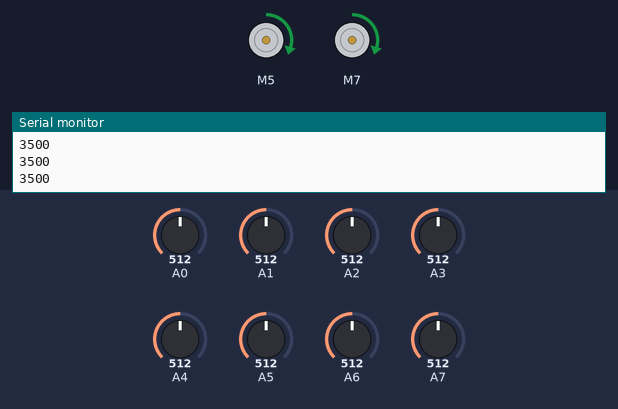
Bench run of a sketch on a simulated Arduino Nano, built with avr-gcc and run on an emulated ATmega328P. Shown: 2 × DC motor (green arrow = forward, orange = backward, longer = faster), the last lines printed to the serial monitor. The test bench sets the inputs (shaded band); at power-on: A7 = 512, A0 = 512, A1 = 512, A2 = 512, A3 = 512, A4 = 512, A5 = 512, A6 = 512.

Above: at 6.2 s.
6.3 s: A7 set to 958
7.8 s: A7 set to 984
At 8.9 s:
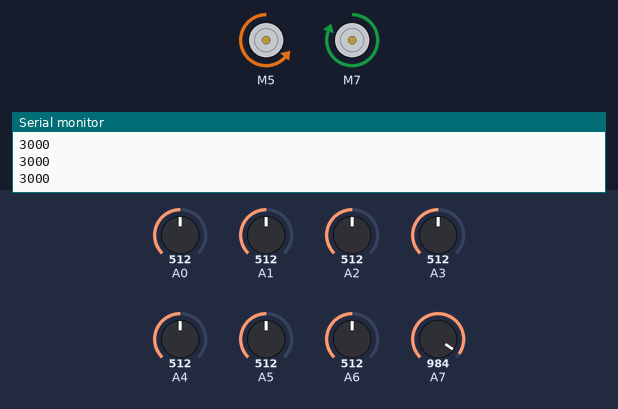
9.3 s: A7 set to 716
At 10.0 s:
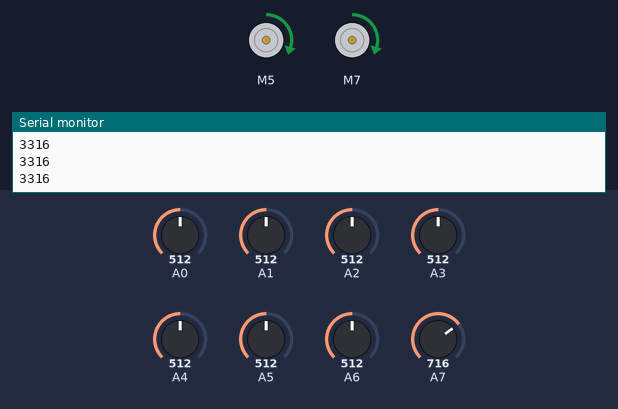
10.8 s: A7 set to 992
At 11.3 s:
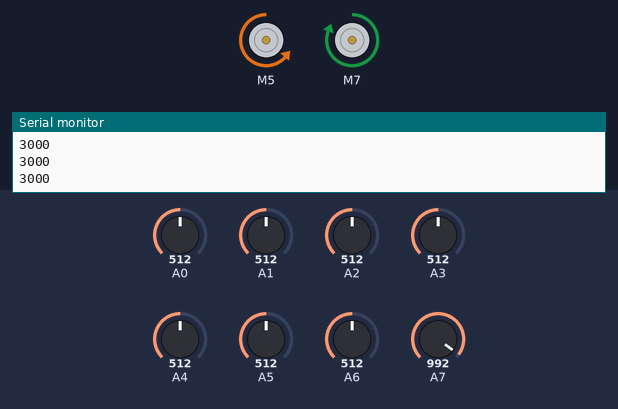
Timing chart, 0 to 13.3 s (numbered marks = the images above; inputs shaded):
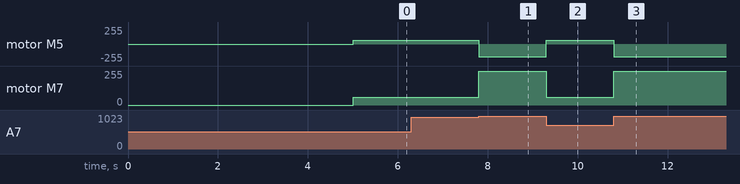

Measured:
- the behaviour switches between 971 and 972 on A7 (found by bisection; images 0 and 1)
- after the input at 7.8 s, motor M5: forward 60/255 → backward 190/255 at once; motor M7: forward 60/255 → forward 255/255 at once
- after the input at 9.3 s, motor M5: backward 190/255 → forward 60/255 at once; motor M7: forward 255/255 → forward 60/255 at once
- after the input at 10.8 s, motor M5: forward 60/255 → backward 190/255 at once; motor M7: forward 60/255 → forward 255/255 at once

The sketch:

LFR_TB_QTR_PID_Nascon__copy_20250314224946.ino
```cpp
/* Line Follower using
   - QTR Array
   - TB6612FNG Motor Driver
   - PID Controller
*/

#include <QTRSensors.h>
#include <SparkFun_TB6612.h>

// Motor Driver Pins
#define AIN1 5
#define BIN1 7
#define AIN2 4
#define BIN2 8
#define PWMA 3
#define PWMB 9
#define STBY 6

const int offsetA = 1;
const int offsetB = 1;

Motor motor1 = Motor(AIN1, AIN2, PWMA, offsetA, STBY);
Motor motor2 = Motor(BIN1, BIN2, PWMB, offsetB, STBY);

QTRSensors qtr;

const uint8_t SensorCount = 8;
uint16_t sensorValues[SensorCount];
int max_speed = 60;
int error = 0;
int adj = 0;

float Kp = 0;
float Ki = 0;
float Kd = 0;

int P, I, D, lastError = 0;
uint16_t position;

// Function Declarations
void customForward(int L, int R);
void sharp_right();
void sharp_left();
void PID_control();

void setup() {
  Serial.begin(9600);
  brake(motor1, motor2);

  qtr.setTypeAnalog();
  qtr.setSensorPins((const uint8_t[]){A0, A1, A2, A3, A4, A5, A6, A7}, SensorCount);
  qtr.setEmitterPin(2);

  for (uint16_t i = 0; i < 200; i++) {
    qtr.calibrate();
  }

  Serial.println("Calibration Done");
}

void loop() {
  PID_control();
}

void PID_control() {
  position = qtr.readLineWhite(sensorValues);
  Serial.println(position);

  error = 3500 - position;

  if (position > 3000 && position < 4300) {

    P = error;
    I = I + error;
    D = error - lastError;
    lastError = error;

    adj = P * Kp + I * Ki + D * Kd;

    int L = max_speed + adj;
    int R = max_speed - adj;

    if (L > max_speed) L = max_speed;
    if (R > max_speed) R = max_speed;
    if (L < 0) L = 0;
    if (R < 0) R = 0;

    customForward(L, R);
  } else if (position >= 1300 && position <= 3000) {
    sharp_right();
  } else if (position >= 4300 && position <= 6990){
    sharp_left();
  }

}

void customForward(int L, int R) {
  motor1.drive(L);
  motor2.drive(R);
}

void sharp_right() {
  motor1.drive(-190);
  motor2.drive(255);
}

void sharp_left() {
  motor1.drive(255);
  motor2.drive(-190);
}
void stop() {
  motor1.drive(0);
  motor2.drive(0);
}
```
